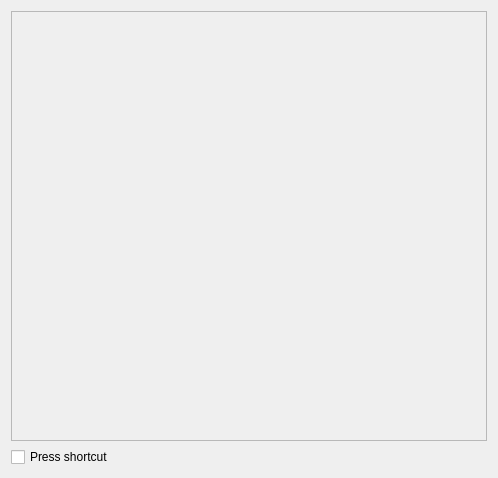
<?xml version="1.0" encoding="UTF-8"?>
<ui version="4.0">
 <class>GUI_Shortcuts</class>
 <widget class="QWidget" name="GUI_Shortcuts">
  <property name="geometry">
   <rect>
    <x>0</x>
    <y>0</y>
    <width>498</width>
    <height>478</height>
   </rect>
  </property>
  <layout class="QGridLayout" name="gridLayout">
   <item row="2" column="0">
    <widget class="QScrollArea" name="scrollArea">
     <property name="widgetResizable">
      <bool>true</bool>
     </property>
     <widget class="QWidget" name="scrollAreaWidgetContents">
      <property name="geometry">
       <rect>
        <x>0</x>
        <y>0</y>
        <width>480</width>
        <height>432</height>
       </rect>
      </property>
      <layout class="QVBoxLayout" name="verticalLayout_2">
       <item>
        <layout class="QVBoxLayout" name="layout_entries"/>
       </item>
      </layout>
     </widget>
    </widget>
   </item>
   <item row="3" column="0">
    <layout class="QHBoxLayout" name="horizontalLayout_2">
     <item>
      <widget class="QCheckBox" name="cb_test">
       <property name="text">
        <string>Press shortcut</string>
       </property>
      </widget>
     </item>
     <item>
      <spacer name="horizontalSpacer_2">
       <property name="focusPolicy">
        <enum>Qt::ClickFocus</enum>
       </property>
       <property name="orientation">
        <enum>Qt::Horizontal</enum>
       </property>
       <property name="sizeHint" stdset="0">
        <size>
         <width>40</width>
         <height>20</height>
        </size>
       </property>
      </spacer>
     </item>
    </layout>
   </item>
  </layout>
 </widget>
 <resources/>
 <connections/>
</ui>
